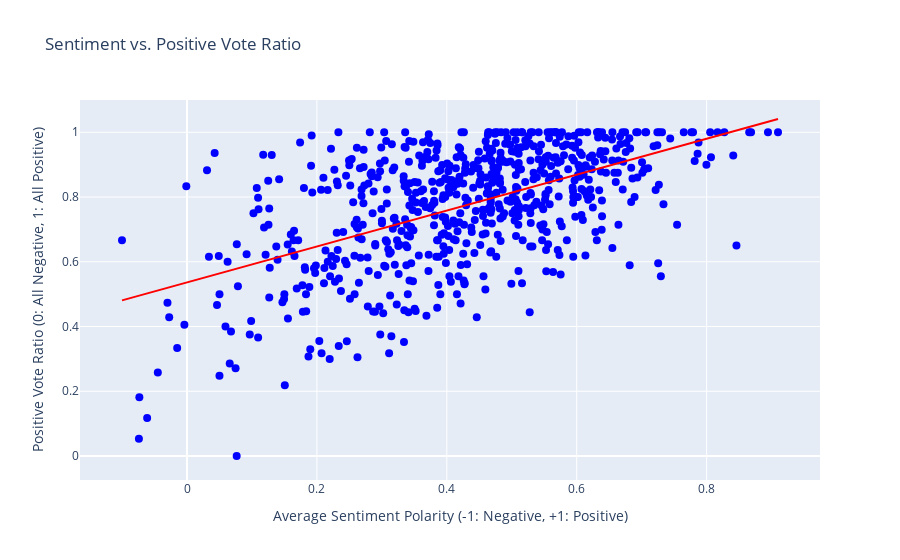
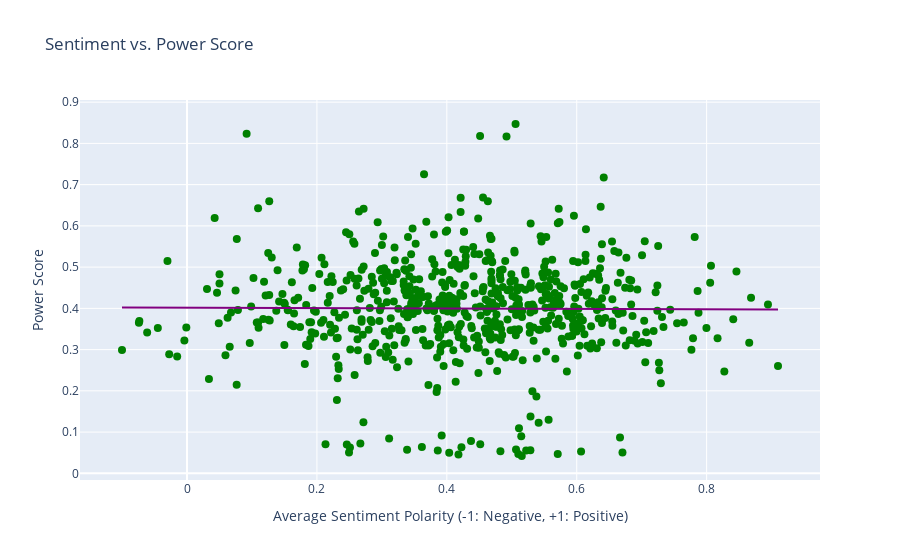

Notebook source saved alongside these figures, in order:
### Code cell
from src.scripts.power_voters import show_plots

final_df = pd.read_csv('./data/power_voters_final.csv')

show_plots(final_df)

### Figure 1 — Plotly figure (JSON) as saved in the notebook; plotly's stock layout.template omitted (floating-point values rounded to 4 significant figures; data arrays with more than 128 entries replaced by an {"elided": "..."} marker saying what was removed)
{"data": [{"customdata": {"elided": "672x1 str values"}, "hovertemplate": "Average Sentiment Polarity (-1: Negative, +1: Positive)=%{x}<br>Positive Vote Ratio (0: All Negative, 1: All Positive)=%{y}<br>User=%{customdata[0]}<extra></extra>", "legendgroup": "", "marker": {"color": "blue", "size": 8, "symbol": "circle"}, "mode": "markers", "name": "", "orientation": "v", "showlegend": false, "type": "scatter", "x": {"elided": "672 float values"}, "xaxis": "x", "y": {"elided": "672 float values"}, "yaxis": "y"}, {"hovertemplate": "<b>OLS trendline</b><br>Positive_Vote_Ratio = 0.554815 * Average_Polarity + 0.536248<br>R<sup>2</sup>=0.304284<br><br>Average Sentiment Polarity (-1: Negative, +1: Positive)=%{x}<br>Positive Vote Ratio (0: All Negative, 1: All Positive)=%{y} <b>(trend)</b><extra></extra>", "legendgroup": "", "line": {"color": "red"}, "marker": {"color": "#636efa", "symbol": "circle"}, "mode": "lines", "name": "", "showlegend": false, "type": "scatter", "x": {"elided": "672 float values"}, "xaxis": "x", "y": {"elided": "672 float values"}, "yaxis": "y"}], "layout": {"legend": {"tracegroupgap": 0}, "title": {"text": "Sentiment vs. Positive Vote Ratio"}, "xaxis": {"anchor": "y", "domain": [0, 1], "title": {"text": "Average Sentiment Polarity (-1: Negative, +1: Positive)"}}, "yaxis": {"anchor": "x", "domain": [0, 1], "title": {"text": "Positive Vote Ratio (0: All Negative, 1: All Positive)"}}}}

### Figure 2 — Plotly figure (JSON) as saved in the notebook; plotly's stock layout.template omitted (floating-point values rounded to 4 significant figures; data arrays with more than 128 entries replaced by an {"elided": "..."} marker saying what was removed)
{"data": [{"customdata": {"elided": "672x1 str values"}, "hovertemplate": "Average Sentiment Polarity (-1: Negative, +1: Positive)=%{x}<br>Power Score=%{y}<br>User=%{customdata[0]}<extra></extra>", "legendgroup": "", "marker": {"color": "green", "size": 8, "symbol": "circle"}, "mode": "markers", "name": "", "orientation": "v", "showlegend": false, "type": "scatter", "x": {"elided": "672 float values"}, "xaxis": "x", "y": {"elided": "672 float values"}, "yaxis": "y"}, {"hovertemplate": "<b>OLS trendline</b><br>Power Score = -0.00506319 * Average_Polarity + 0.40169<br>R<sup>2</sup>=0.000058<br><br>Average Sentiment Polarity (-1: Negative, +1: Positive)=%{x}<br>Power Score=%{y} <b>(trend)</b><extra></extra>", "legendgroup": "", "line": {"color": "purple"}, "marker": {"color": "#636efa", "symbol": "circle"}, "mode": "lines", "name": "", "showlegend": false, "type": "scatter", "x": {"elided": "672 float values"}, "xaxis": "x", "y": {"elided": "672 float values"}, "yaxis": "y"}], "layout": {"legend": {"tracegroupgap": 0}, "title": {"text": "Sentiment vs. Power Score"}, "xaxis": {"anchor": "y", "domain": [0, 1], "title": {"text": "Average Sentiment Polarity (-1: Negative, +1: Positive)"}}, "yaxis": {"anchor": "x", "domain": [0, 1], "title": {"text": "Power Score"}}}}
